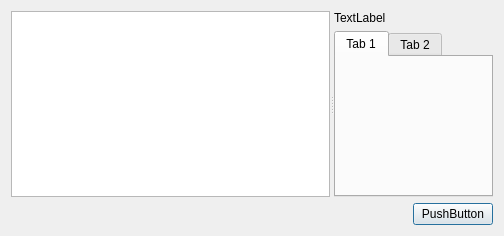
<?xml version="1.0" encoding="UTF-8"?>
<ui version="4.0">
 <class>Spartacus_PreferencesDialog</class>
 <widget class="QDialog" name="Spartacus_PreferencesDialog">
  <property name="geometry">
   <rect>
    <x>0</x>
    <y>0</y>
    <width>504</width>
    <height>236</height>
   </rect>
  </property>
  <property name="windowTitle">
   <string>Dialog</string>
  </property>
  <layout class="QGridLayout" name="gridLayout">
   <item row="1" column="0">
    <layout class="QHBoxLayout" name="horizontalLayout">
     <item>
      <spacer name="horizontalSpacer">
       <property name="orientation">
        <enum>Qt::Horizontal</enum>
       </property>
       <property name="sizeHint" stdset="0">
        <size>
         <width>40</width>
         <height>20</height>
        </size>
       </property>
      </spacer>
     </item>
     <item>
      <widget class="QPushButton" name="pushButton_2">
       <property name="text">
        <string>PushButton</string>
       </property>
      </widget>
     </item>
    </layout>
   </item>
   <item row="0" column="0">
    <widget class="QSplitter" name="splitter">
     <property name="orientation">
      <enum>Qt::Horizontal</enum>
     </property>
     <widget class="QListWidget" name="listWidget"/>
     <widget class="QWidget" name="">
      <layout class="QVBoxLayout" name="verticalLayout">
       <item>
        <widget class="QLabel" name="label">
         <property name="text">
          <string>TextLabel</string>
         </property>
        </widget>
       </item>
       <item>
        <widget class="QTabWidget" name="tabWidget">
         <widget class="QWidget" name="tab">
          <attribute name="title">
           <string>Tab 1</string>
          </attribute>
         </widget>
         <widget class="QWidget" name="tab_2">
          <attribute name="title">
           <string>Tab 2</string>
          </attribute>
         </widget>
        </widget>
       </item>
      </layout>
     </widget>
    </widget>
   </item>
  </layout>
 </widget>
 <resources/>
 <connections/>
</ui>
